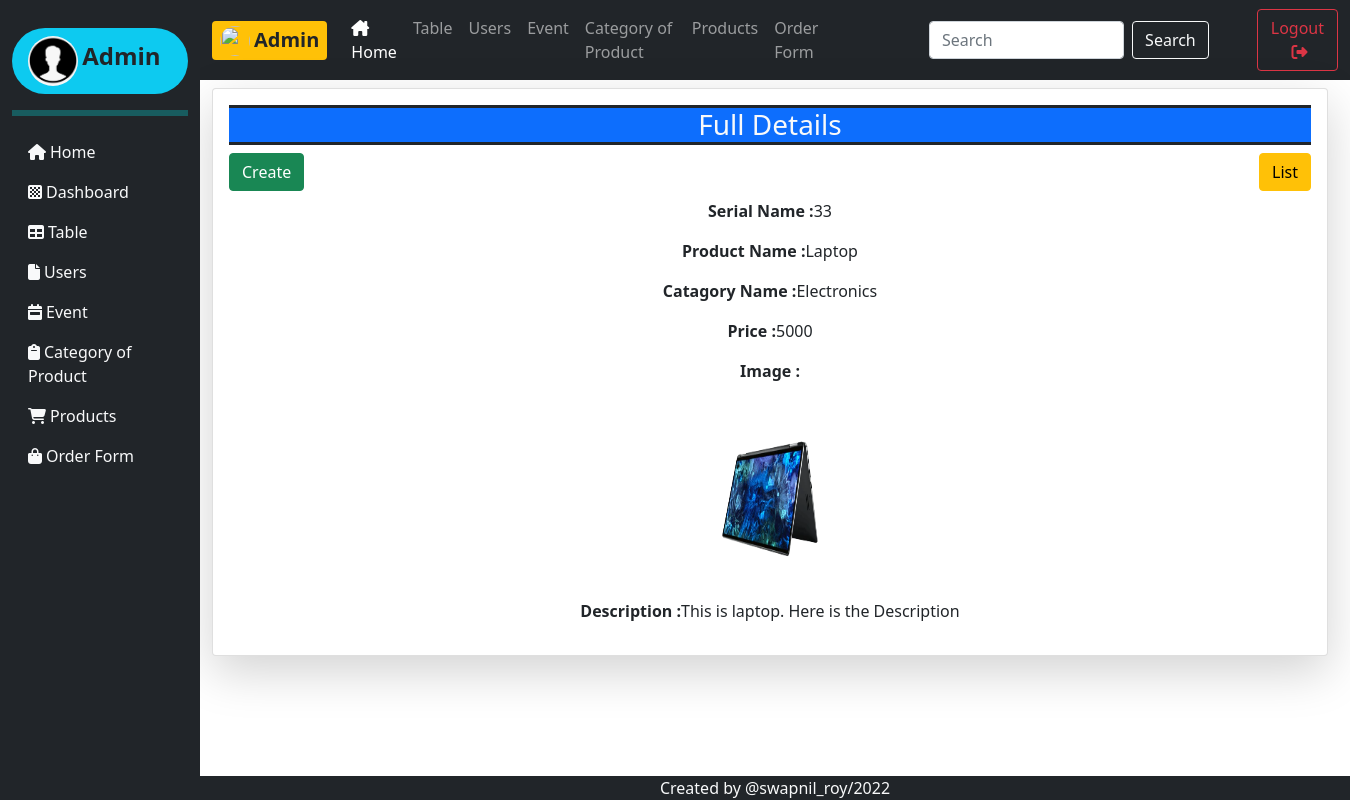
The page /admin/product/show.php?id=33 on the database its author committed.
### tables this page shows
CREATE TABLE `product` (
  `p_id` int NOT NULL,
  `name` varchar(150) NOT NULL,
  `category_id` varchar(200) NOT NULL,
  `price` int NOT NULL,
  `image` varchar(250) NOT NULL,
  `description` varchar(1000) NOT NULL,
  `created_at` timestamp NOT NULL DEFAULT CURRENT_TIMESTAMP,
  `updated_at` timestamp NOT NULL DEFAULT CURRENT_TIMESTAMP
);

CREATE TABLE `category` (
  `id` int NOT NULL,
  `category_name` varchar(150) NOT NULL,
  `c_description` varchar(500) NOT NULL,
  `created_at` timestamp NOT NULL DEFAULT CURRENT_TIMESTAMP,
  `updated_at` timestamp NOT NULL DEFAULT CURRENT_TIMESTAMP
);

### src/Product.php (called while the page is built, shortened)
<?php
class Product{
    public function show($id){
        $connection = new Connection;
        $connection->connect();
        $sql = $connection->prepareSql("SELECT * FROM product LEFT JOIN category ON product.category_id = category.id WHERE p_id = $id");
        $sql->execute();
        $result = $sql->fetch();
        return $result;
    }
}
?>

### src/Connection.php (called while the page is built, shortened)
<?php
class Connection{
    public $conn;
    public function connect(){
        $servername = "localhost";
        $username = "root";
        $password = "";
        $dbname = "ecommerce";
        try {
            $this->conn = new PDO("mysql:host=$servername;dbname=$dbname", $username, $password);
           } catch(PDOException $e) {
            echo "Connection failed: " . $e->getMessage();
        }
    }
    public function prepareSql($sql){
        return $this->conn->prepare($sql);
    }
}
?>

### admin/product/show.php (the view, shortened to what this page needs)
<?php
$db = new File\Product;
$id = $_GET['id'];
$result = $db->show($id);
?>
<?php include_once('../partials/inc/header.php'); ?>
<?php include_once('../partials/inc/sidebar.php'); ?>
<?php include_once('../partials/inc/navbar.php'); ?>
<div class="container"  id="main">
    <div class="card p-3 mt-2 shadow-lg">
        <h3 class="bg-primary text-center text-light border border-3 border-dark border-start-0 border-end-0">Full Details</h3>
                <div class="row">
                    <div class="col-6 text-start">
                        <a href="./create.php" class="btn btn-success">Create</a>
                    </div>
                    <div class="col-6 text-end">
                    <a href="./index.php" class="btn btn-warning">List</a>
                    </div>
                </div>
                <div class="mt-2 text-center">
                <p><b>Serial Name :</b><?php echo $result['p_id']?></p>
                <p><b>Product Name :</b><?php echo $result['name']?></p>
                <p><b>Catagory Name :</b><?php echo $result['category_name']?></p>
                <p><b>Price :</b><?php echo $result['price']?></p>
                <p><b>Image :</b></p>
                <img src="<?php echo '../../public/assets/uploads/'. $result['image'] ?>" width="200" height="200" alt='image'>
                <p><b>Description :</b><?php echo $result['description']?></p>
                </div>
    </div>
</div>
<?php include_once('../partials/inc/footer.php'); ?>

### admin/partials/inc/header.php (style rules this page uses)
#main { margin-left: 200px; }

### rows shown on the page
product: p_id "33", name "Laptop", category.category_name "Electronics", price "5000", image (picture), description "This is laptop. Here is the Description"
